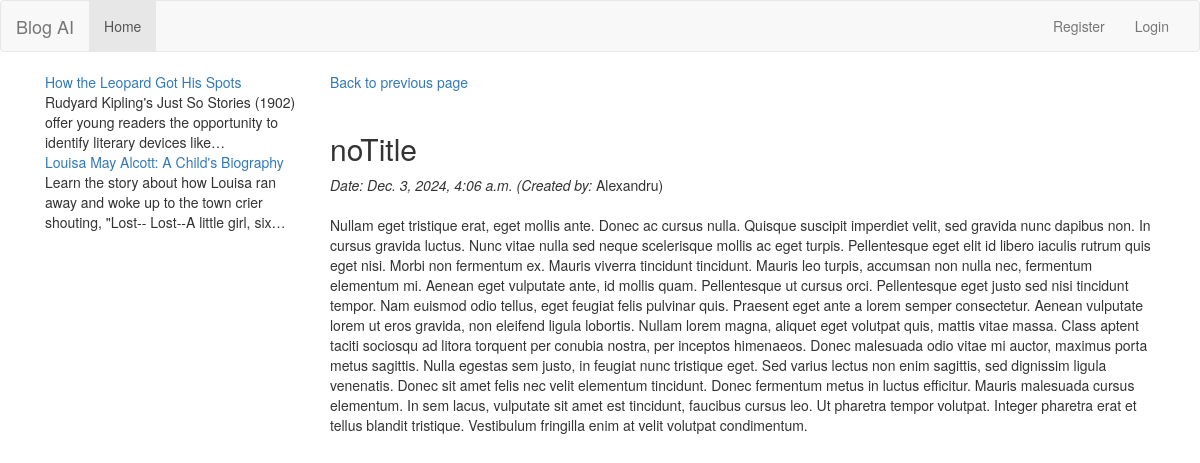
The page /post/index-test/ on the database its author committed.
### blog/models/posts.py (models this page shows, shortened)
class Post(models.Model):
    CATEGORY_CHOICES = [
        ('general', 'General'),
        ('tech', 'Technology'),
        ('life', 'Lifestyle'),
        ('edu', 'Education'),
        ('news', 'News'),
    ]
    STATUS = [
        ('no_status', 'no_status'),
        ('for_approval', 'for_approval'),
        ('approved', 'approved'),
    ]
    title = models.CharField(max_length=255, default="noTitle")
    slug = models.SlugField(max_length=255, unique=True)
    summary = models.CharField(max_length=300)
    category = models.CharField(
        max_length=50,
        choices=CATEGORY_CHOICES,
        default='general'
    )
    content = RichTextField()
    published = models.BooleanField(default=True)
    status = models.CharField(max_length=15, choices=STATUS, default="no_status")
    likes = models.PositiveIntegerField(null=True)
    writer = models.ForeignKey(Writer, blank=True, null=True, on_delete=models.SET_NULL)
    created = models.DateTimeField(auto_now_add=True)
    image = models.ImageField(upload_to='img', null=True,  default='placeholder.png')
    class Meta:
        ordering = ['-created']

### blog/models/models.py (models this page shows, shortened)
class Writer(models.Model):
    user = models.ForeignKey(User, on_delete=models.SET_NULL, null=True)
    pseudo_name = models.CharField(max_length=200)
    all_posts = models.PositiveIntegerField(null=True, blank=True)
    votes = models.PositiveIntegerField(null=True,blank=True)
    tokens_used = models.PositiveIntegerField(null=True)
    tokens_available = models.PositiveIntegerField(null=True)
    createdDate = models.DateTimeField(auto_now_add=True)

### blog/views.py (the view)
# urls.py: path('post/<slug:slug>/', blog_views.post), #without regex
def post(request, slug):
    print(slug)
    post = get_object_or_404(Post.objects.select_related('writer'), slug=slug)
    posts = Post.objects.filter(status='approved').select_related('writer')
    return render(request, 'post.html', {
        'post': post,
        'posts': posts
    })

### blog/templates/post.html (shortened to what this page needs)
{% extends 'single-template.html' %}
{% block entry %}
  <a href="/">Back to previous page</a><br /><br />
  <h2>{{ post.title }}</h2>
  <div><i>Date: {{ post.created }}  </i><i>(Created by:</i> {{ post.writer.pseudo_name }}) </div>
  <div>
    <br>
    {{ post.content | safe }}
  </div>
{% endblock %}

### blog/templates/single-template.html
{% extends 'base.html' %}
{% load static %}
{% block extra_css %}
    <link rel="stylesheet" type="text/css" href="{% static 'css/posts.css' %}">
{% endblock %}
{% block content %}
    <div class="container">
        <div class="col-md-3">
            {% for post in posts %}
                <div>
                    <div class="summary-title"><a href="/post/{{ post.slug }}">{{ post.title }}</a></div>
                    <div class="truncate-text" style="display: -webkit-box !important;
                                                        -webkit-line-clamp: 3 !important;
                                                        -webkit-box-orient: vertical !important;
                                                        overflow: hidden !important;
                                                        text-overflow: ellipsis !important;
                                                        height: 60px !important;
                                                        line-height: 20px !important;">{{ post.summary }}</div>
                </div>
            {% endfor %}
        </div>
        <div class="col-md-9">
            {% block entry %} {% endblock %}
        </div>
    </div>
{% endblock %}

### rows shown on the page
Post: title "How the Leopard Got His Spots", summary "Rudyard Kipling's Just So Stories (1902) offer young readers the opportunity to identify literary devices…"
Post: title "Louisa May Alcott: A Child's Biography", summary "Learn the story about how Louisa ran away and woke up to the town crier shouting, \"Lost-- Lost--A little girl,…"
Post: title "noTitle", created "Dec. 3, 2024, 4:06 a.m.", writer.pseudo_name "Alexandru", content "Nullam eget tristique erat, eget mollis ante. Donec ac cursus nulla. Quisque suscipit imperdiet velit, sed gravida nunc dapibus non. In cursus gravida luctus. Nunc vitae nulla sed neque scelerisque mollis ac eget turpis. Pellentesque eget elit id libero iaculis rutrum quis eget nisi. Morbi non fermentum ex. Mauris viverra tincidunt tincidunt. Mauris leo turpis, accumsan non nulla nec, fermentum elementum mi. Aenean eget vulputate ante, id mollis quam. Pellentesque ut cursus orci. Pellentesque eget justo sed nisi tincidunt tempor. Nam euismod odio tellus, eget feugiat felis pulvinar quis. Praesent eget ante a lorem semper consectetur. Aenean vulputate lorem ut eros gravida, non eleifend…"
